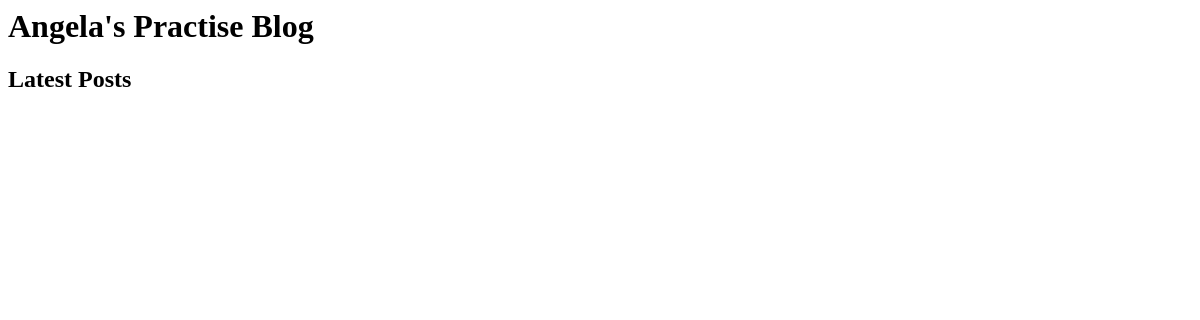
/, run on an earlier commit of the app's database.
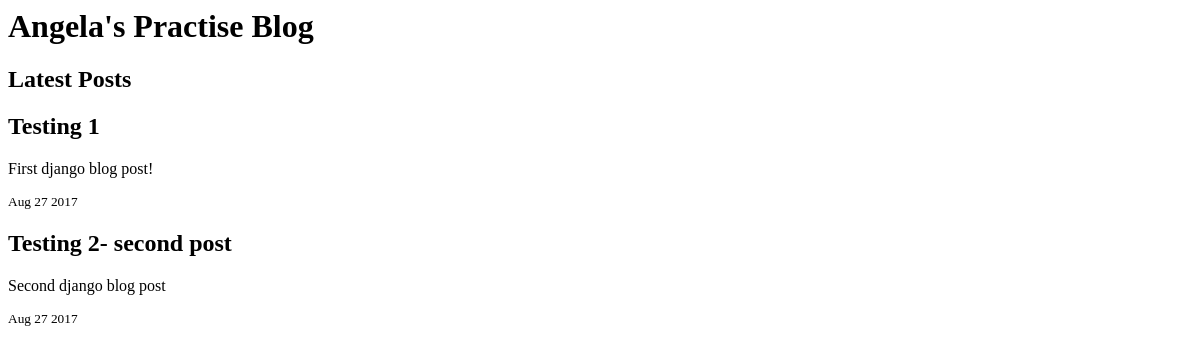
And on a later commit of the database.
### posts/models.py (models this page shows, shortened)
class Post(models.Model):
    title = models.CharField(max_length=255)
    pub_date = models.DateTimeField()
    image = models.ImageField(upload_to='assets/')
    body = models.TextField()
    def pub_date_pretty(self):
        return self.pub_date.strftime('%b %e %Y')
    def summary(self):
        return self.body[:300]

### posts/views.py (the view)
# urls.py: 2. Add a URL to urlpatterns:  url(r'^$', views.home, name='home')
def home(request):
    posts = Post.objects.order_by('pub_date')
    return render(request, 'posts/home.html', { 'posts':posts })

### posts/templates/posts/home.html
<h1>Angela's Practise Blog</h1>
<h2>Latest Posts</h2>
{% for post in posts.all %}
<h2>{{ post.title }}</h2>
<p>{{ post.summary }}</p>
<sup>{{ post.pub_date_pretty }}</sup>
{% endfor %}

What changed in the data, as far as the page shows it:
added Post: title "Testing 1", summary "First django blog post!", pub_date_pretty "Aug 27 2017"
added Post: title "Testing 2- second post", summary "Second django blog post", pub_date_pretty "Aug 27 2017"
